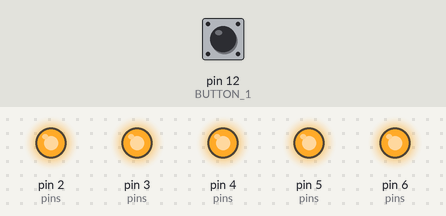
Simulated run of this sketch. Board: Arduino Nano, built with avr-gcc and run on an emulated ATmega328P. On the bench: output pins drawn as LEDs (lit = HIGH). Dashed ring = blinking. The inputs (shaded band) are chosen by the test bench; at power-on: pin 12 (BUTTON_1) HIGH.

Above: at 0.21 s.
At 1.9 s:
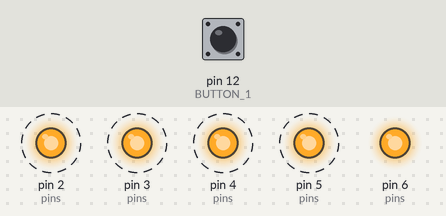
2.0 s: pin 12 (BUTTON_1) pulled LOW for 0.65 s
At 2.6 s:
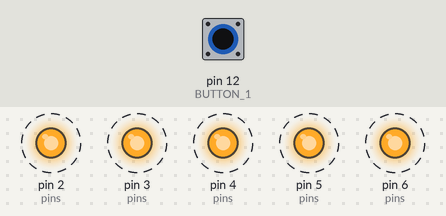
Timing chart, 0 to 11.1 s (numbered marks = the images above; inputs shaded):
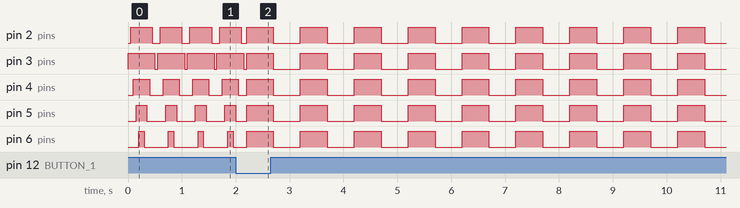

Measured:
- after the input at 2.0 s, pin 6 (pins): alternates HIGH for 0.50 s and LOW for 0.50 s, starting after 0.20 s
- by itself, pin 2 (pins), pin 3 (pins), pin 4 (pins), pin 5 (pins): repeats every 1.0 s: HIGH 0.50 s, LOW 0.50 s

The sketch:

pong.ino
```cpp
/*
* Esempio per Arduino e altre board (Board usata nel corso Arduino Nano RP2040 Connect)
* Puntata 7 di Impariamo Arduino Live : https://youtu.be/GGcnIBsYJ5k
* Questo esempo mostra come è possibile sfruttare un array e dei cicli for per eseguire operazioni su diversi pin scrivendo meno codice del solito
* nello specifico abbiamo un effetto ping pong nel setup di 5 led e alla pressione del pulsante 1 si passa al loop dove i tutti i led eseguiranno un blink
* Creato da : Mirko Pacioni
* Licenza : GPL v3
*/

//definisco una costante con il numero del pin 3, darà il nome al pin del led blu
#define LEDBLUE 3
//definisco una costante con il numero del pin 2, darà il nome al pin del led verde
#define LEDGREEN 2
//definisco una costante con il numero del pin 4, darà il nome al pin del led rosso
#define LEDRED 4
//definisco una costante con il numero del pin 5, darà il nome al pin del led bianco
#define LEDWHITE 5
//definisco una costante con il numero del pin 6, darà il nome al pin del led giallo
#define LEDYELLOW 6

//definisco una costante con il numero del pin 12, darà il nome al pin del pulsante 1
#define BUTTON_1 12

//creo un array di variabili int che conterrà i pin di tutti i led
int pins[] = {LEDBLUE, LEDGREEN, LEDRED, LEDWHITE, LEDYELLOW};

void setup() {
  //imposto il pin del pulsante 1 come ingresso settato in pullup, senza resistore sui collegamenti, sfruttando il resistore interno al microcontrollore
  pinMode(BUTTON_1, INPUT_PULLUP);
  //il ciclo for qui sotto setta tutti i pin come uscite (OUTPUT) e li spegne tutti scrivendo con digitalWrite il valore LOW (GND)
  //nel for abbiamo una variabile indice "i" di tipo int che viene inizializzata a 0
  //successivamente faremo girare il ciclo for affinchè "i" resta < del numero di pin inseriti all'interno dell'array
  //la funzione "sizeof" permette di contare il numero di byte di una variabile, nel caso di variabili int dovete sapere che occupano 4 byte (su Arduino Nano RP2040 Connect)
  //un array di 5 variabili int occuperebbe quindi 20 byte, risultato di 4(byte)*5(elementi)=20(byte)
  //dobbiamo successivamente dividere il numero di byte complessivi per il numero di byte di una delle variabili int contenute nell'array (1 elemento)
  //avremo così 20(byte complessivi)/4(byte di un elemento) così da recuperare automaticamente il numero di elementi contenuti nell'array e cioè 5
  //quindi (sizeof(pins) / sizeof(pins[0])) è traducibile in 20 byte dell'array / byte di LEDBLUE o meglio 20 / 4
  //nell'ultima sezione del nostro for abbiamo "i++" che incrementerà ad ogni step del for il valore dell'indice i, fino a quando la condizione resterà soddisfatta
  //se vogliamo dare un senso numerico al for qui sotto si traducerà quindi in for(i = 0; i < 5; i++) { // }
  //l'indice "i" assumerà ogni volta un valore nuovo e verrà usato per ripescare il pin corrente dall'array
  //in questo caso "i" assumerà un valore da 0 a 4, corrispondendo, ad ogni step di for, al valore di ogni posizione dell'array
  //questo permette di scrivere pinMode e digitalWrite solo una volta e non 5 volte, sarà il programma ad eseguire per te le operazioni su tutti i pin
  for(int i = 0; i < (sizeof(pins) / sizeof(pins[0])); i++) {
    //pinMode setta il pin corrente (posizione dell'array tramite l'indice i) come uscita (OUTPUT)
    pinMode(pins[i], OUTPUT);
    //digitalWrite setta il pin corrente (posizione dell'array tramite l'indice i) con il valore LOW (GND)
    digitalWrite(pins[i], LOW);
  }

  //il seguente while esegue i due for contenuti affinchè non venga premuto il pulsante 1
  //nella condizione del for viene controllato con digitalRead il valore del pulsante 1, che se non premuto il pin collegato ad esso avrà valore 1 (HIGH)
  //questo while blocca il programma, servirà premere il pulsante 1 per continuare
  while(digitalRead(BUTTON_1) == HIGH) {
    //for che accende setta tutti i pin ad HIGH
    for(int i = 0; i < (sizeof(pins) / sizeof(pins[0])); i++) {
      //digitalWrite che setta il pin corrente ad HIGH
      digitalWrite(pins[i], HIGH);
      //attendo 50 millisecondi prima di passare al prossimo pin
      delay(50);
    }
    //for che spegne tutti i pin a LOW
    for(int i = (sizeof(pins) / sizeof(pins[0])); i >= 0 ; i--) {
      //digitalWrite che setta il pin corrente a LOW
      digitalWrite(pins[i], LOW);
      //attendo 50 millisecondi prima di passare al prossimo pin
      delay(50);
    }
  }

  //i for contenuti nel while precedente hanno tutti un delay di 50 millisecondi che crea un effetto progressivo di accensione e spegnimento tra un led e l'altro

  //se viene premuto il pulsante 1 e quindi viene interrotto il while precedente, spegno tutti i led
  for(int i = 0; i < (sizeof(pins) / sizeof(pins[0])); i++) {
      //digitalWrite che setta il pin corrente a LOW
      digitalWrite(pins[i], LOW);
  }

  //il programma continua ed entra nel loop

}

void loop() {
  //i for successivi creeranno un effetto blink su tutti i led

  //for che accende tutti i led
  for(int i = 0; i < (sizeof(pins) / sizeof(pins[0])); i++) {
     //digitalWrite che setta il pin corrente ad HIGH
     digitalWrite(pins[i], HIGH);
  }
  //aspetto 500 millisecondi prima di passare al for che spegnerà tutti i led
  delay(500);
  //for che spegne tutti i led
  for(int i = 0; i < (sizeof(pins) / sizeof(pins[0])); i++) {
     //digitalWrite che setta il pin corrente a LOW
     digitalWrite(pins[i], LOW);
  }
  //aspetto 500 millisecondi prima di passare al for che accenderà tutti i led
  delay(500);
}
```
